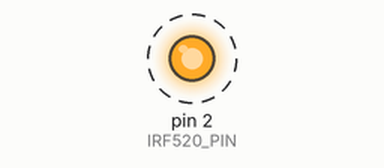
Recording of a sketch running on a simulated Arduino Uno, built with avr-gcc and run on an emulated ATmega328P. Parts: output pins drawn as LEDs (lit = HIGH). Dashed ring = blinking.

Above: at 0.5 s.
Timing chart, 0 to 4.6 s (numbered marks = the images above):
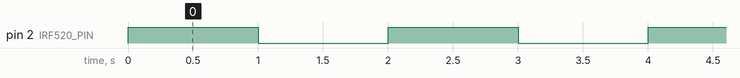

Measured:
- by itself, pin 2 (IRF520_PIN): alternates HIGH for 1.0 s and LOW for 1.0 s

The sketch:

IRF520_Testing.ino
```cpp
int IRF520_PIN = 2;  // Connect the signal pin of IRF520 module to Arduino pin 2

void setup() {
  pinMode(IRF520_PIN, OUTPUT);
}

void loop() {
  // Turn the load on
  digitalWrite(IRF520_PIN, HIGH);
  delay(1000);  // Wait for 1 second

  // Turn the load off
  digitalWrite(IRF520_PIN, LOW);
  delay(1000);  // Wait for 1 second
}
```
